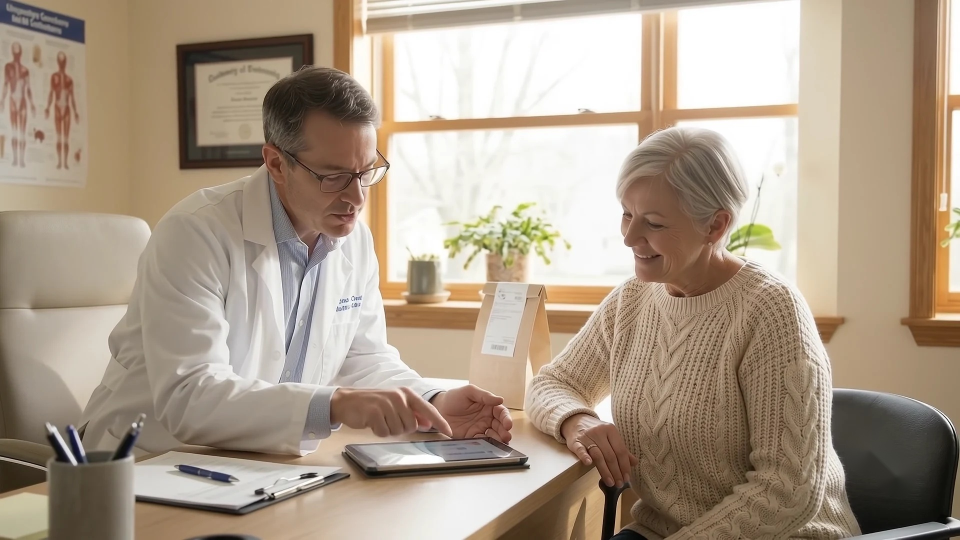
#> input picture scratch/preview_inspect/clean128.jpg, 1920 x 1080 px, found by its file name (shown at 1/2 size)
$ python test_zoom.py
#> lines starting #> are read from the running program, lines starting #| are printed output that depends on the picture
import cv2
import numpy as np

def apply_cinematic_zoom(img, t, max_zoom=0.10, pan_x=0.0, pan_y=0.0):
    """
    t: float from 0.0 to 1.0
    Smoothly zooms and pans the image.
    """
    h, w = img.shape[:2]
    scale = 1.0 + max_zoom * t
    new_w = w / scale
    new_h = h / scale

    # Calculate crop coordinates with subtle pan
    center_x = (w / 2.0) + (pan_x * w * t)
    center_y = (h / 2.0) + (pan_y * h * t)

    x1 = max(0, int(center_x - new_w / 2.0))
    y1 = max(0, int(center_y - new_h / 2.0))
    x2 = min(w, int(x1 + new_w))
    y2 = min(h, int(y1 + new_h))

    # Adjust in case of boundary overflow
    if x2 - x1 < int(new_w):
        x1 = max(0, x2 - int(new_w))
    if y2 - y1 < int(new_h):
        y1 = max(0, y2 - int(new_h))

    crop = img[y1:y2, x1:x2]
    zoomed = cv2.resize(crop, (w, h), interpolation=cv2.INTER_LANCZOS4)
    return zoomed

# Test on clean128
img128 = cv2.imread(r'd:\VALOR\scratch\preview_inspect\clean128.jpg')
#> img128 is the input picture: shape (1080, 1920, 3); mean B, G, R 138.5, 156, 171.9
z0 = apply_cinematic_zoom(img128, 0.0)
z5 = apply_cinematic_zoom(img128, 0.5, pan_x=-0.02)
#> call 2 of apply_cinematic_zoom, with t = 0.5, max_zoom = 0.1, pan_x = -0.02, pan_y = 0
#> in apply_cinematic_zoom (call 2), `crop = img[y1:y2, x1:x2]`:
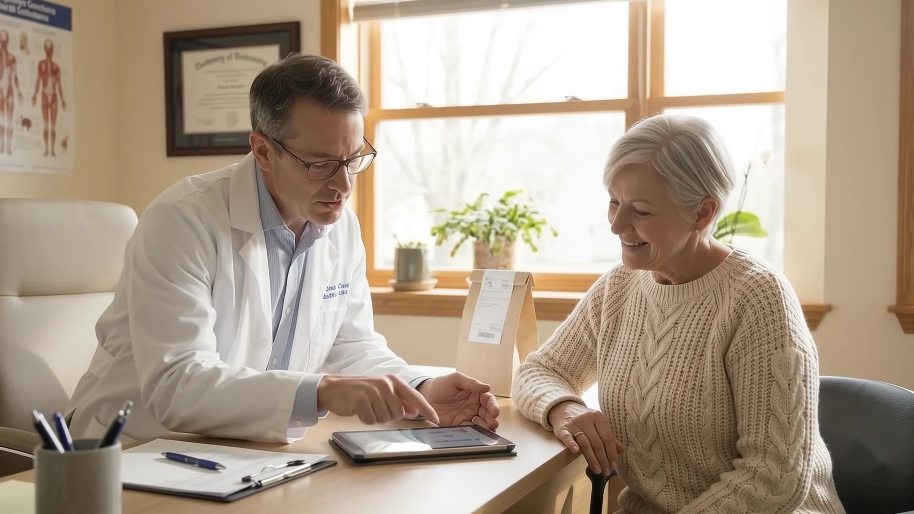
#> crop: shape (1028, 1828, 3) (shown at 1/2 size); mean B, G, R 140.7, 157.9, 173.5
z1 = apply_cinematic_zoom(img128, 1.0, pan_x=-0.04)
#> call 3 of apply_cinematic_zoom, with t = 1, max_zoom = 0.1, pan_x = -0.04, pan_y = 0
#> in apply_cinematic_zoom (call 3), `crop = img[y1:y2, x1:x2]`:
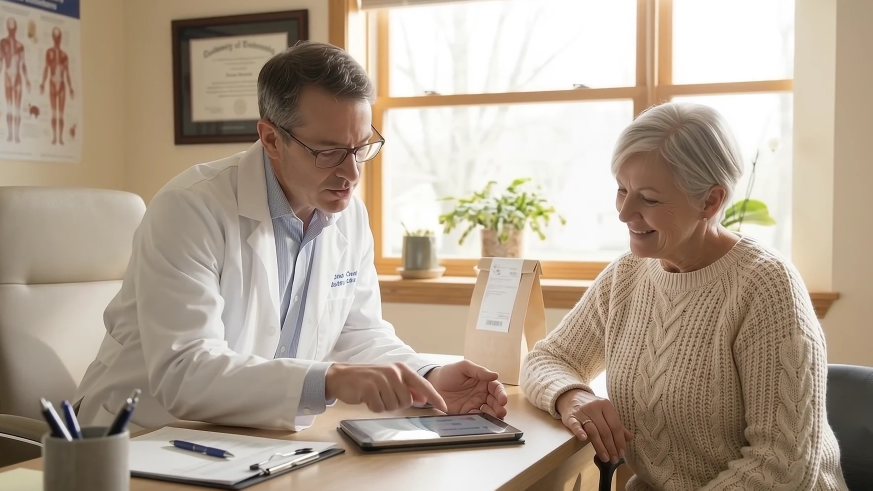
#> crop: shape (981, 1745, 3) (shown at 1/2 size); mean B, G, R 143.6, 160.3, 175.7

cv2.imwrite(r'd:\VALOR\scratch\preview_inspect\zoom_0.jpg', z0)
cv2.imwrite(r'd:\VALOR\scratch\preview_inspect\zoom_5.jpg', z5)
cv2.imwrite(r'd:\VALOR\scratch\preview_inspect\zoom_1.jpg', z1)
print("Zoom test generated successfully.")

$ run again, with scratch/preview_inspect/cleaned_094.jpg copied over scratch/preview_inspect/clean128.jpg
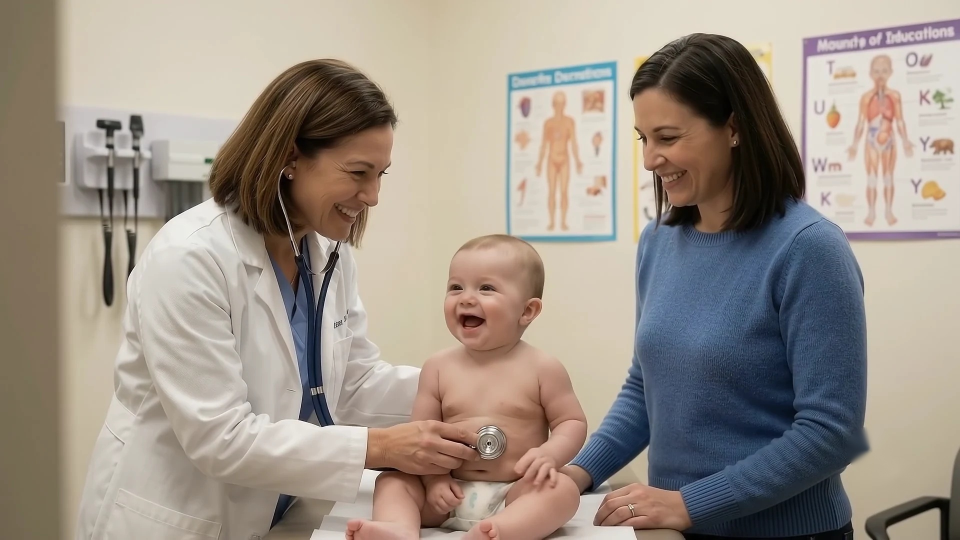
#> input picture scratch/preview_inspect/cleaned_094.jpg, 1920 x 1080 px, found by its file name (shown at 1/2 size)
#> img128 is the input picture: shape (1080, 1920, 3); mean B, G, R 136.1, 146.4, 156.6
#> in apply_cinematic_zoom (call 2), `crop = img[y1:y2, x1:x2]`:
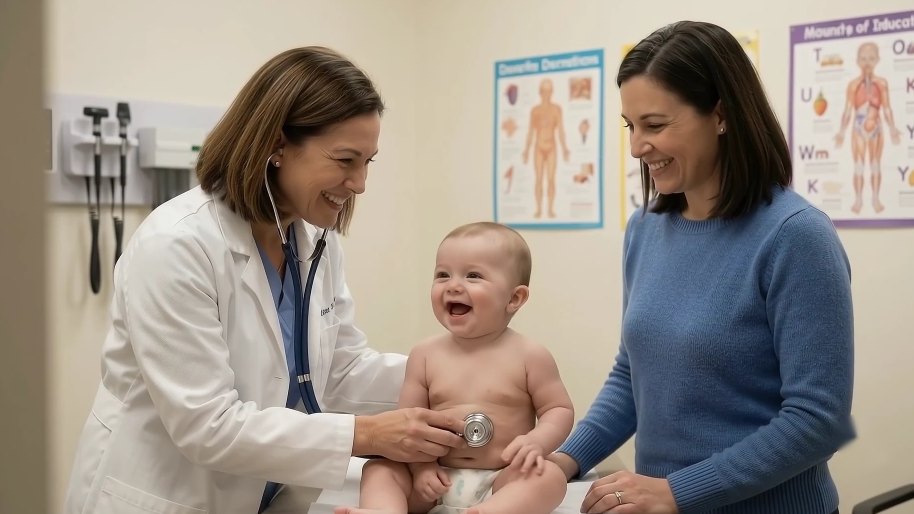
#> crop: shape (1028, 1828, 3) (shown at 1/2 size); mean B, G, R 135.3, 145.1, 155.2
#> in apply_cinematic_zoom (call 3), `crop = img[y1:y2, x1:x2]`:
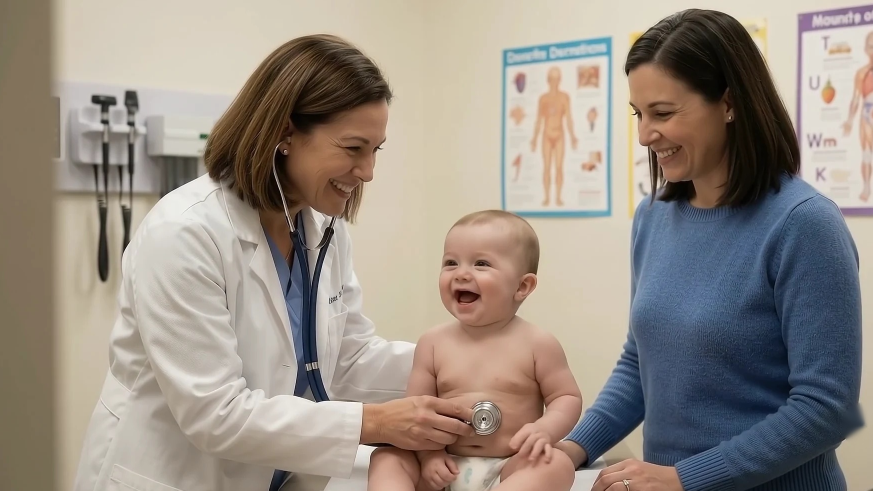
#> crop: shape (981, 1745, 3) (shown at 1/2 size); mean B, G, R 132.4, 141.8, 151.5

$ run again, with scratch/preview_inspect/cleaned_158.jpg copied over scratch/preview_inspect/clean128.jpg
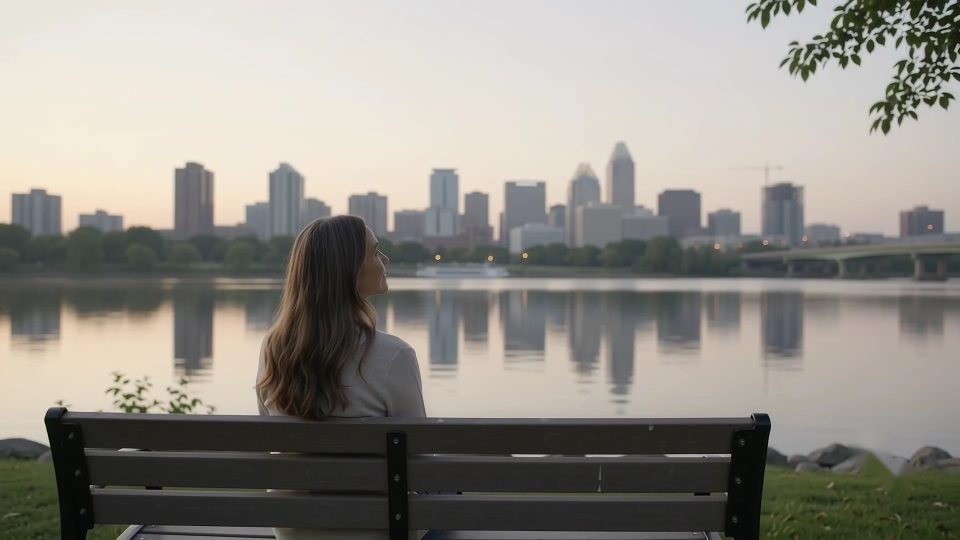
#> input picture scratch/preview_inspect/cleaned_158.jpg, 1920 x 1080 px, found by its file name (shown at 1/2 size)
#> img128 is the input picture: shape (1080, 1920, 3); mean B, G, R 135.5, 142.6, 145.7
#> in apply_cinematic_zoom (call 2), `crop = img[y1:y2, x1:x2]`:
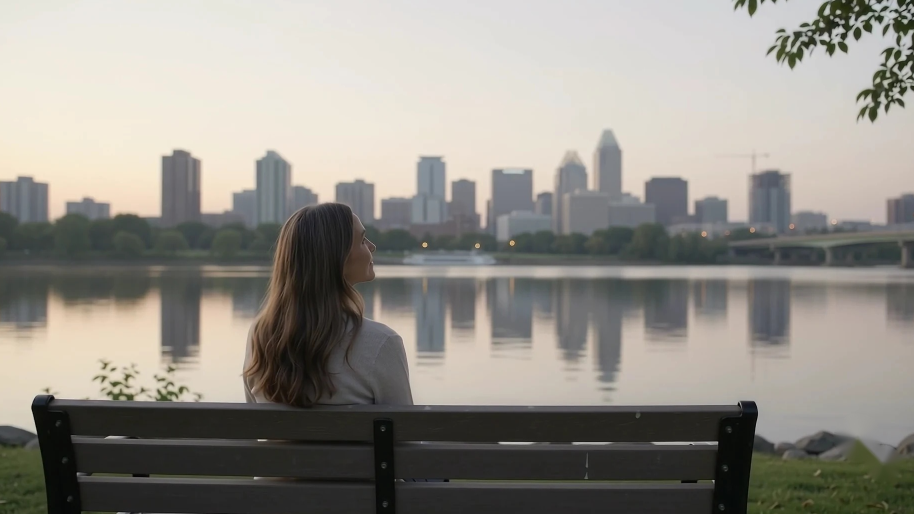
#> crop: shape (1028, 1828, 3) (shown at 1/2 size); mean B, G, R 136.6, 143.6, 147
#> in apply_cinematic_zoom (call 3), `crop = img[y1:y2, x1:x2]`:
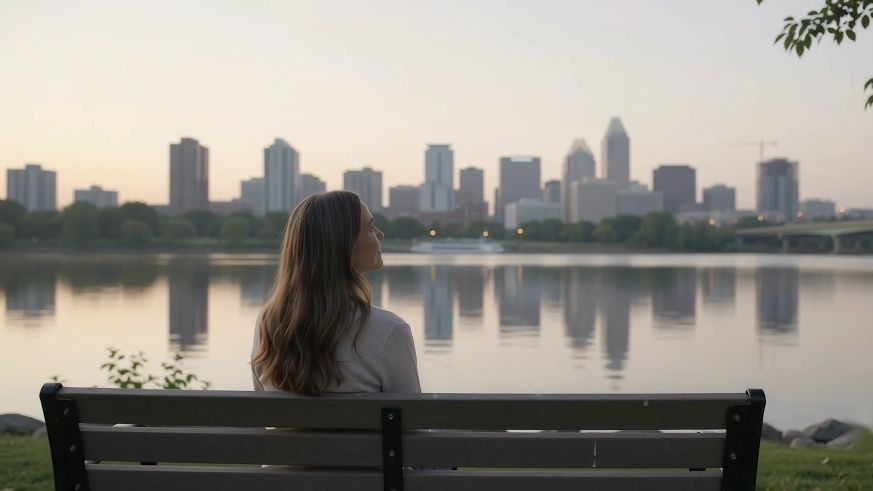
#> crop: shape (981, 1745, 3) (shown at 1/2 size); mean B, G, R 137.9, 144.9, 148.6
